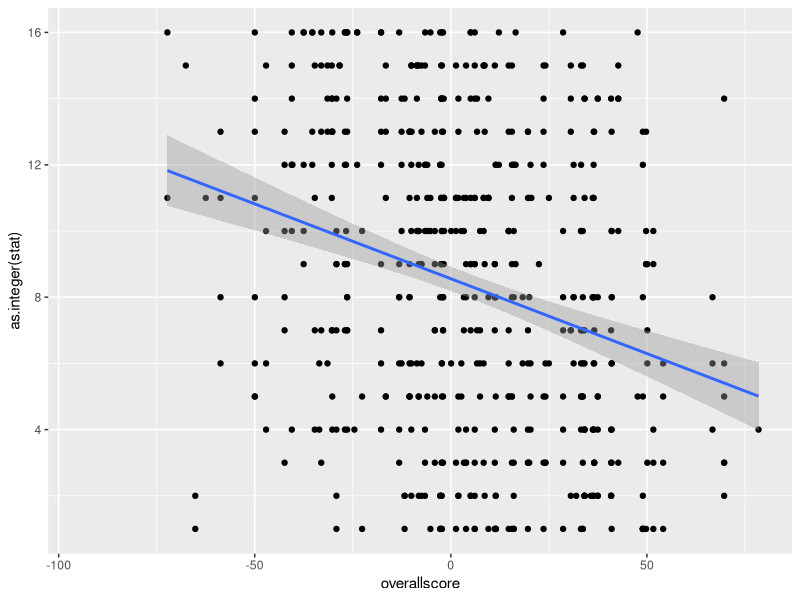
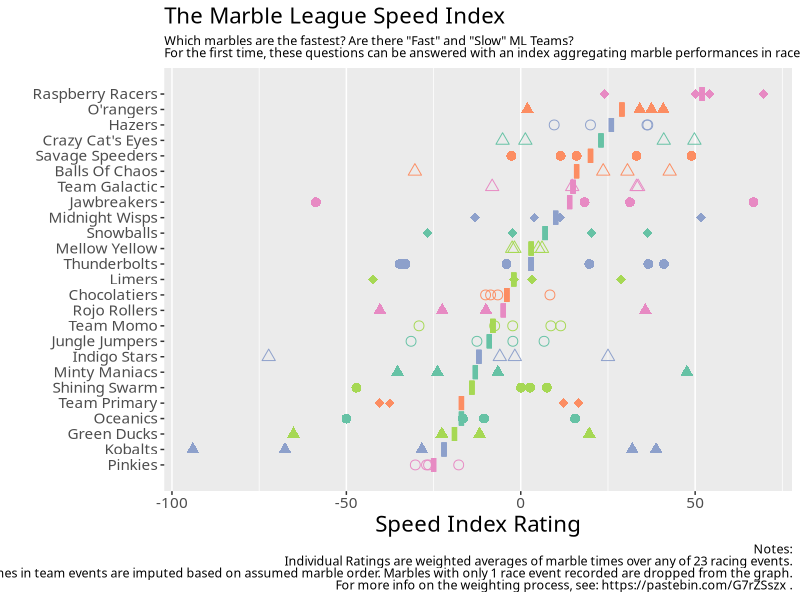

Here is the R script that generated these plots, in order:
library(tidyverse)
mlspd <- read.csv('./MLspd_cleaned.csv')

mloutcomes <- read.csv('./MLspd_outcomes.csv',
                       stringsAsFactors=FALSE, na.strings = "")
mlfinals <- mloutcomes %>%
    filter(type=="final") %>%
    mutate_at(colnames(mloutcomes)[-(1:2)],
              function(x) ifelse(grepl("Finalist|Semi", x), 1, 0))
mloutcomes <- rbind(mloutcomes %>% filter(type=="rank"), mlfinals)

gettotal <- function(data, discfact) {
    test <- select(data, -team, -member, -overallcount)
    test <- sapply(test, function(x) ifelse(is.na(x), -999, x))
    rowsort <- as.data.frame(t(apply(test, 1, function(x) sort(x, TRUE))))
    rowsort <- sapply(rowsort, function(x) ifelse(x == -999, NA, x))
    for (i in 1:dim(rowsort)[2]) {
        rowsort[,i] <- rowsort[,i]*discfact^(i-1)
    }
    data.frame(overalltot=rowSums(rowsort,na.rm=TRUE))
}

getscore <- function(data, discfact, teamdisc) {
    data <- data %>% mutate(relay17 = relay17*teamdisc,
                              winBiathlon = winBiathlon*teamdisc,
                              relay = relay*teamdisc)
    data <- cbind(data, gettotal(data, discfact))
    data <- data %>%
        mutate(overallscore=overalltot*
                   (1-discfact)/(1-(discfact)^overallcount)) %>%
        select(-overalltot)
    
    fastest.rank <- data %>% group_by(team) %>%
        summarise(max=max(overallscore, na.rm=TRUE)) %>%
        mutate(rank=dense_rank(max))
    data <- left_join(data, select(fastest.rank, -max))
    data
}

mergeoutcomes <- function(data, outcomefile, stat) {
    ml.long <- data %>%
        select(-c("overallcount", stat)) %>% 
        gather("race", "value", -team, -member, -overallscore) %>%
        filter(!is.na(value))
    
    mlreg <- outcomefile %>% filter(type==stat) %>% select(-("type")) %>%
        gather("race", stat, -team) %>%
        left_join(select(ml.long, team, member, race, overallscore),
                  by=c("team", "race"))
    mlreg
}

maxroutine <- function(vec, data, outcomefile) {
    discfact <- vec[1]
    teamdisc <- vec[2]
    dataout <- getscore(data, discfact, teamdisc)
    
    mlrankreg <- mergeoutcomes(dataout, outcomefile, "rank")
    regout <- lm(as.integer(stat) ~ overallscore,
                 data=mlrankreg %>% filter(abs(overallscore) < 1))
    print(summary(regout))
    anova(regout)["Residuals", "Sum Sq"]
    #regout$coefficients[1] + regout$coefficients[2]^2
}

#optim(c(0.7, 0.9), maxroutine,
#      data=mlspd, outcomefile=mloutcomes, method="Nelder-Mead")

#mlfinreg <- mloutcomes %>% filter(type=="final") %>% select(-("type")) %>%
#    gather("race", "final", -team) %>%
#    left_join(select(mlspd_long, team, member, race, overallscore),
#              by=c("team", "race"))

mlspd <- getscore(mlspd, 0.95, 0.525)
teammeans <- mlspd %>% 
             group_by(team) %>%
             mutate(wgtscore=
                        overallcount*overallscore/sum(overallcount)) %>%
             summarise(teammean=sum(wgtscore, na.rm=TRUE)) %>%
             mutate(rank2=dense_rank(teammean))
mlspd_merged <- left_join(mlspd, teammeans, by="team")
mlspd_merged <- mlspd_merged %>%
    mutate(ranktop = rank2 + .45, rankbottom = rank2 - .45) %>%
    mutate(overallscore = overallscore*100, teammean=teammean*100)

mlrankreg <- mergeoutcomes(mlspd_merged, mloutcomes, "rank")
qplot(x=overallscore, y=as.integer(stat),
      data=mlrankreg %>% filter(abs(overallscore) < 100)) +
    geom_smooth(method="lm")

write.csv(mlspd_merged %>%
          mutate(overallscore=round(overallscore), teammean=round(teammean)) %>% 
          select(team, teammean, member, overallscore, overallcount,
                 everything(), -rank, -ranktop, -rankbottom),
          "MLspd_indexes.csv")

#
colorguide <- c("#fc8d62","#fc8d62","#66c2a5","#a6d854","#8da0cb",
                "#8da0cb","#e78ac3","#66c2a5","#8da0cb","#a6d854",
                "#a6d854","#8da0cb","#66c2a5","#fc8d62","#66c2a5",
                "#e78ac3","#e78ac3","#e78ac3","#fc8d62","#a6d854",
                "#66c2a5","#e78ac3","#a6d854","#fc8d62","#8da0cb")
shapeguide <- c(2,1,2,17,1,
                2,16,1,17,18,
                2,18,17,17,16,
                1, 18, 17,16,16,
                18,2,1,18,16)
#
ggplot(aes(x=overallscore, y=rank2, color=team, shape=team),
      data=mlspd_merged %>% filter(overallcount > 1) %>%
          mutate(teammean=round(teammean))) + 
    geom_point(size=3) +
    geom_linerange(aes(x=teammean, ymin=rankbottom, ymax=ranktop),
                   size=1.75) +
    scale_y_continuous(
        breaks=unique(mlspd_merged$rank2),
        labels=unique(str_to_title(mlspd_merged$team))) +
    scale_color_manual(values=colorguide) +
    scale_shape_manual(values=shapeguide) +
    xlab("Speed Index Rating") + ylab("") +
    theme(legend.position = "none",
          text= element_text(family="Gill Sans"),
          panel.grid.major.y = element_blank(),
          panel.grid.minor.y = element_blank(),
          plot.title= element_text(size=16),
          axis.text=element_text(size=11),
          axis.title=element_text(size=16),
          plot.subtitle= element_text(size=9, lineheight=0.8),
          plot.caption = element_text(size=9, lineheight=0.8)) + 
    labs(title = "The Marble League Speed Index",
         subtitle = paste("Which marbles are the fastest?",
                          "Are there \"Fast\" and \"Slow\" ML Teams?\nFor",
                          "the first time, these questions can be answered",
                          "with an index aggregating marble performances in race events."),
         caption = paste("Notes:\n Individual Ratings are weighted averages of marble times",
                         "over any of 23 racing events.\n Some times in team events are imputed",
                         "based on assumed marble order. Marbles with only 1 race event recorded",
                         "are dropped from the graph.\n For more info on the",
                         "weighting process, see: https://pastebin.com/G7rZSszx ."))